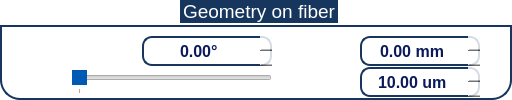
                      <widget class="QGroupBox" name="wavelength_incident_4">
                       <property name="minimumSize">
                        <size>
                         <width>510</width>
                         <height>80</height>
                        </size>
                       </property>
                       <property name="maximumSize">
                        <size>
                         <width>520</width>
                         <height>110</height>
                        </size>
                       </property>
                       <property name="font">
                        <font>
                         <family>Ubuntu</family>
                         <pointsize>14</pointsize>
                         <italic>false</italic>
                         <bold>false</bold>
                        </font>
                       </property>
                       <property name="styleSheet">
                        <string notr="true">/*{font: 14pt &quot;Ubuntu&quot;;
color: rgb(255, 255, 255);
	background-color: rgba(255, 255, 255,20);
}*/

QGroupBox  {
	background-color: rgba(255, 255, 255,70);
	font: 14pt &quot;Ubuntu&quot;;
    border: 2px solid;
    border-color: #FF17365D;
    margin-top: 25px;
    border-bottom-left-radius: 20px;
	border-bottom-right-radius: 20px;
}

QGroupBox::title  {
    subcontrol-origin: margin;
    subcontrol-position: top center;
    padding: 5px 8000px 5px 8000px;
    background-color: #FF17365D;
    color: rgb(255, 255, 255);
}

</string>
                       </property>
                       <property name="title">
                        <string>Geometry on fiber</string>
                       </property>
                       <property name="alignment">
                        <set>Qt::AlignLeading|Qt::AlignLeft|Qt::AlignTop</set>
                       </property>
                       <property name="checked">
                        <bool>false</bool>
                       </property>
                       <layout class="QGridLayout" name="gridLayout">
                        <property name="leftMargin">
                         <number>10</number>
                        </property>
                        <property name="topMargin">
                         <number>8</number>
                        </property>
                        <property name="rightMargin">
                         <number>10</number>
                        </property>
                        <property name="bottomMargin">
                         <number>0</number>
                        </property>
                        <property name="horizontalSpacing">
                         <number>9</number>
                        </property>
                        <property name="verticalSpacing">
                         <number>0</number>
                        </property>
                        <item row="0" column="6">
                         <widget class="QDoubleSpinBox" name="L_fiber">
                          <property name="sizePolicy">
                           <sizepolicy hsizetype="Minimum" vsizetype="Fixed">
                            <horstretch>0</horstretch>
                            <verstretch>0</verstretch>
                           </sizepolicy>
                          </property>
                          <property name="minimumSize">
                           <size>
                            <width>120</width>
                            <height>30</height>
                           </size>
                          </property>
                          <property name="maximumSize">
                           <size>
                            <width>130</width>
                            <height>35</height>
                           </size>
                          </property>
                          <property name="font">
                           <font>
                            <family>Ubuntu</family>
                            <pointsize>12</pointsize>
                            <italic>false</italic>
                            <bold>true</bold>
                           </font>
                          </property>
                          <property name="styleSheet">
                           <string notr="true">
QDoubleSpinBox
{
color: rgb(10, 25, 90);
font: 700 12pt &quot;Ubuntu&quot;;
border: 2px solid;
border-color: #FF17365D;
background-color: rgba(255, 255, 255,210);
border-radius:10px;
}

QDoubleSpinBox::up-button
{
    border-left-width: 1px;
    border-left-color: darkgray;
    border-left-style: solid; /* just a single line */
    border-top-right-radius: 3px; /* same radius as the QComboBox */
    border-bottom-right-radius: 3px;
	image: url(:/icons/icons/arrow-up.png);
	width: 25;
}
QDoubleSpinBox::down-button
{
    border-left-width: 1px;
    border-left-color: darkgray;
    border-left-style: solid; /* just a single line */
    border-top-right-radius: 3px; /* same radius as the QComboBox */
    border-bottom-right-radius: 3px;
	image: url(:/icons/icons/arrow-down.png);
	width: 25;
}</string>
                          </property>
                          <property name="wrapping">
                           <bool>true</bool>
                          </property>
                          <property name="frame">
                           <bool>false</bool>
                          </property>
                          <property name="alignment">
                           <set>Qt::AlignCenter</set>
                          </property>
                          <property name="buttonSymbols">
                           <enum>QAbstractSpinBox::UpDownArrows</enum>
                          </property>
                          <property name="accelerated">
                           <bool>true</bool>
                          </property>
                          <property name="suffix">
                           <string> mm</string>
                          </property>
                          <property name="decimals">
                           <number>2</number>
                          </property>
                          <property name="minimum">
                           <double>0.000000000000000</double>
                          </property>
                          <property name="maximum">
                           <double>100.000000000000000</double>
                          </property>
                          <property name="singleStep">
                           <double>0.010000000000000</double>
                          </property>
                         </widget>
                        </item>
                        <item row="1" column="6">
                         <widget class="QDoubleSpinBox" name="D_fiber">
                          <property name="sizePolicy">
                           <sizepolicy hsizetype="Minimum" vsizetype="Fixed">
                            <horstretch>0</horstretch>
                            <verstretch>0</verstretch>
                           </sizepolicy>
                          </property>
                          <property name="minimumSize">
                           <size>
                            <width>120</width>
                            <height>30</height>
                           </size>
                          </property>
                          <property name="maximumSize">
                           <size>
                            <width>130</width>
                            <height>35</height>
                           </size>
                          </property>
                          <property name="font">
                           <font>
                            <family>Ubuntu</family>
                            <pointsize>12</pointsize>
                            <italic>false</italic>
                            <bold>true</bold>
                           </font>
                          </property>
                          <property name="styleSheet">
                           <string notr="true">
QDoubleSpinBox
{
color: rgb(10, 25, 90);
font: 700 12pt &quot;Ubuntu&quot;;
border: 2px solid;
border-color: #FF17365D;
background-color: rgba(255, 255, 255,210);
border-radius:10px;
}

QDoubleSpinBox::up-button
{
    border-left-width: 1px;
    border-left-color: darkgray;
    border-left-style: solid; /* just a single line */
    border-top-right-radius: 3px; /* same radius as the QComboBox */
    border-bottom-right-radius: 3px;
	image: url(:/icons/icons/arrow-up.png);
	width: 25;
}
QDoubleSpinBox::down-button
{
    border-left-width: 1px;
    border-left-color: darkgray;
    border-left-style: solid; /* just a single line */
    border-top-right-radius: 3px; /* same radius as the QComboBox */
    border-bottom-right-radius: 3px;
	image: url(:/icons/icons/arrow-down.png);
	width: 25;
}</string>
                          </property>
                          <property name="wrapping">
                           <bool>true</bool>
                          </property>
                          <property name="frame">
                           <bool>false</bool>
                          </property>
                          <property name="alignment">
                           <set>Qt::AlignCenter</set>
                          </property>
                          <property name="buttonSymbols">
                           <enum>QAbstractSpinBox::UpDownArrows</enum>
                          </property>
                          <property name="accelerated">
                           <bool>true</bool>
                          </property>
                          <property name="suffix">
                           <string> um</string>
                          </property>
                          <property name="decimals">
                           <number>2</number>
                          </property>
                          <property name="minimum">
                           <double>10.000000000000000</double>
                          </property>
                          <property name="maximum">
                           <double>1000.000000000000000</double>
                          </property>
                          <property name="singleStep">
                           <double>0.010000000000000</double>
                          </property>
                          <property name="value">
                           <double>10.000000000000000</double>
                          </property>
                         </widget>
                        </item>
                        <item row="1" column="2" colspan="2">
                         <widget class="QSlider" name="angle_Slider_2">
                          <property name="sizePolicy">
                           <sizepolicy hsizetype="Fixed" vsizetype="Fixed">
                            <horstretch>0</horstretch>
                            <verstretch>0</verstretch>
                           </sizepolicy>
                          </property>
                          <property name="minimumSize">
                           <size>
                            <width>200</width>
                            <height>25</height>
                           </size>
                          </property>
                          <property name="maximumSize">
                           <size>
                            <width>16777215</width>
                            <height>25</height>
                           </size>
                          </property>
                          <property name="styleSheet">
                           <string notr="true">QSlider::handle:horizontal {
	background-color: rgb(0,90,180);
    width:64px;
    height:64px;
}

</string>
                          </property>
                          <property name="maximum">
                           <number>90</number>
                          </property>
                          <property name="orientation">
                           <enum>Qt::Horizontal</enum>
                          </property>
                          <property name="tickPosition">
                           <enum>QSlider::TicksBelow</enum>
                          </property>
                          <property name="tickInterval">
                           <number>100</number>
                          </property>
                         </widget>
                        </item>
                        <item row="1" column="8">
                         <spacer name="horizontalSpacer_109">
                          <property name="orientation">
                           <enum>Qt::Horizontal</enum>
                          </property>
                          <property name="sizeType">
                           <enum>QSizePolicy::Fixed</enum>
                          </property>
                          <property name="sizeHint" stdset="0">
                           <size>
                            <width>20</width>
                            <height>20</height>
                           </size>
                          </property>
                         </spacer>
                        </item>
                        <item row="1" column="0">
                         <spacer name="horizontalSpacer_107">
                          <property name="orientation">
                           <enum>Qt::Horizontal</enum>
                          </property>
                          <property name="sizeType">
                           <enum>QSizePolicy::Fixed</enum>
                          </property>
                          <property name="sizeHint" stdset="0">
                           <size>
                            <width>20</width>
                            <height>20</height>
                           </size>
                          </property>
                         </spacer>
                        </item>
                        <item row="1" column="4">
                         <spacer name="horizontalSpacer_108">
                          <property name="orientation">
                           <enum>Qt::Horizontal</enum>
                          </property>
                          <property name="sizeType">
                           <enum>QSizePolicy::Fixed</enum>
                          </property>
                          <property name="sizeHint" stdset="0">
                           <size>
                            <width>20</width>
                            <height>20</height>
                           </size>
                          </property>
                         </spacer>
                        </item>
                        <item row="0" column="2">
                         <widget class="QLabel" name="label_3">
                          <property name="styleSheet">
                           <string notr="true">font: 14pt &quot;Ubuntu&quot;;</string>
                          </property>
                          <property name="text">
                           <string>&lt;html&gt;&lt;head/&gt;&lt;body&gt;&lt;p&gt;&lt;span style=&quot; color:#ffffff;&quot;&gt;Angle:&lt;/span&gt;&lt;/p&gt;&lt;/body&gt;&lt;/html&gt;</string>
                          </property>
                          <property name="alignment">
                           <set>Qt::AlignRight|Qt::AlignTrailing|Qt::AlignVCenter</set>
                          </property>
                         </widget>
                        </item>
                        <item row="0" column="4">
                         <spacer name="horizontalSpacer_96">
                          <property name="orientation">
                           <enum>Qt::Horizontal</enum>
                          </property>
                          <property name="sizeType">
                           <enum>QSizePolicy::Fixed</enum>
                          </property>
                          <property name="sizeHint" stdset="0">
                           <size>
                            <width>20</width>
                            <height>17</height>
                           </size>
                          </property>
                         </spacer>
                        </item>
                        <item row="0" column="5">
                         <widget class="QLabel" name="label_40">
                          <property name="minimumSize">
                           <size>
                            <width>50</width>
                            <height>0</height>
                           </size>
                          </property>
                          <property name="maximumSize">
                           <size>
                            <width>60</width>
                            <height>25</height>
                           </size>
                          </property>
                          <property name="font">
                           <font>
                            <family>Ubuntu</family>
                            <pointsize>14</pointsize>
                            <italic>false</italic>
                            <bold>false</bold>
                           </font>
                          </property>
                          <property name="layoutDirection">
                           <enum>Qt::RightToLeft</enum>
                          </property>
                          <property name="styleSheet">
                           <string notr="true">font: 14pt &quot;Ubuntu&quot;;
</string>
                          </property>
                          <property name="text">
                           <string>&lt;html&gt;&lt;head/&gt;&lt;body&gt;&lt;p&gt;&lt;span style=&quot; color:#ffffff;&quot;&gt;L:&lt;/span&gt;&lt;/p&gt;&lt;/body&gt;&lt;/html&gt;</string>
                          </property>
                          <property name="alignment">
                           <set>Qt::AlignRight|Qt::AlignTrailing|Qt::AlignVCenter</set>
                          </property>
                         </widget>
                        </item>
                        <item row="0" column="0">
                         <spacer name="horizontalSpacer_95">
                          <property name="orientation">
                           <enum>Qt::Horizontal</enum>
                          </property>
                          <property name="sizeType">
                           <enum>QSizePolicy::Fixed</enum>
                          </property>
                          <property name="sizeHint" stdset="0">
                           <size>
                            <width>20</width>
                            <height>17</height>
                           </size>
                          </property>
                         </spacer>
                        </item>
                        <item row="0" column="3">
                         <widget class="QDoubleSpinBox" name="angle_incidence_2">
                          <property name="sizePolicy">
                           <sizepolicy hsizetype="Minimum" vsizetype="Preferred">
                            <horstretch>0</horstretch>
                            <verstretch>0</verstretch>
                           </sizepolicy>
                          </property>
                          <property name="minimumSize">
                           <size>
                            <width>130</width>
                            <height>30</height>
                           </size>
                          </property>
                          <property name="maximumSize">
                           <size>
                            <width>130</width>
                            <height>35</height>
                           </size>
                          </property>
                          <property name="font">
                           <font>
                            <family>Ubuntu</family>
                            <pointsize>12</pointsize>
                            <italic>false</italic>
                            <bold>true</bold>
                           </font>
                          </property>
                          <property name="styleSheet">
                           <string notr="true">
QDoubleSpinBox
{
color: rgb(10, 25, 90);
font: 700 12pt &quot;Ubuntu&quot;;
border: 2px solid;
border-color: #FF17365D;
background-color: rgba(255, 255, 255,210);
border-radius:10px;
}

QDoubleSpinBox::up-button
{
    border-left-width: 1px;
    border-left-color: darkgray;
    border-left-style: solid; /* just a single line */
    border-top-right-radius: 3px; /* same radius as the QComboBox */
    border-bottom-right-radius: 3px;
	image: url(:/icons/icons/arrow-up.png);
	width: 25;
}
QDoubleSpinBox::down-button
{
    border-left-width: 1px;
    border-left-color: darkgray;
    border-left-style: solid; /* just a single line */
    border-top-right-radius: 3px; /* same radius as the QComboBox */
    border-bottom-right-radius: 3px;
	image: url(:/icons/icons/arrow-down.png);
	width: 25;
}</string>
                          </property>
                          <property name="wrapping">
                           <bool>true</bool>
                          </property>
                          <property name="frame">
                           <bool>false</bool>
                          </property>
                          <property name="alignment">
                           <set>Qt::AlignCenter</set>
                          </property>
                          <property name="buttonSymbols">
                           <enum>QAbstractSpinBox::UpDownArrows</enum>
                          </property>
                          <property name="accelerated">
                           <bool>true</bool>
                          </property>
                          <property name="suffix">
                           <string>°</string>
                          </property>
                          <property name="decimals">
                           <number>2</number>
                          </property>
                          <property name="minimum">
                           <double>0.000000000000000</double>
                          </property>
                          <property name="maximum">
                           <double>90.000000000000000</double>
                          </property>
                          <property name="singleStep">
                           <double>0.010000000000000</double>
                          </property>
                          <property name="value">
                           <double>0.000000000000000</double>
                          </property>
                         </widget>
                        </item>
                        <item row="1" column="5">
                         <widget class="QLabel" name="label_41">
                          <property name="minimumSize">
                           <size>
                            <width>50</width>
                            <height>0</height>
                           </size>
                          </property>
                          <property name="maximumSize">
                           <size>
                            <width>60</width>
                            <height>25</height>
                           </size>
                          </property>
                          <property name="font">
                           <font>
                            <family>Ubuntu</family>
                            <pointsize>14</pointsize>
                            <italic>false</italic>
                            <bold>false</bold>
                           </font>
                          </property>
                          <property name="layoutDirection">
                           <enum>Qt::RightToLeft</enum>
                          </property>
                          <property name="styleSheet">
                           <string notr="true">font: 14pt &quot;Ubuntu&quot;;</string>
                          </property>
                          <property name="text">
                           <string>&lt;html&gt;&lt;head/&gt;&lt;body&gt;&lt;p&gt;&lt;span style=&quot; color:#ffffff;&quot;&gt;D:&lt;/span&gt;&lt;/p&gt;&lt;/body&gt;&lt;/html&gt;</string>
                          </property>
                          <property name="alignment">
                           <set>Qt::AlignRight|Qt::AlignTrailing|Qt::AlignVCenter</set>
                          </property>
                         </widget>
                        </item>
                        <item row="0" column="8">
                         <spacer name="horizontalSpacer_97">
                          <property name="orientation">
                           <enum>Qt::Horizontal</enum>
                          </property>
                          <property name="sizeType">
                           <enum>QSizePolicy::Fixed</enum>
                          </property>
                          <property name="sizeHint" stdset="0">
                           <size>
                            <width>20</width>
                            <height>20</height>
                           </size>
                          </property>
                         </spacer>
                        </item>
                        <item row="1" column="1">
                         <spacer name="horizontalSpacer_110">
                          <property name="orientation">
                           <enum>Qt::Horizontal</enum>
                          </property>
                          <property name="sizeHint" stdset="0">
                           <size>
                            <width>40</width>
                            <height>20</height>
                           </size>
                          </property>
                         </spacer>
                        </item>
                       </layout>
                      </widget>
